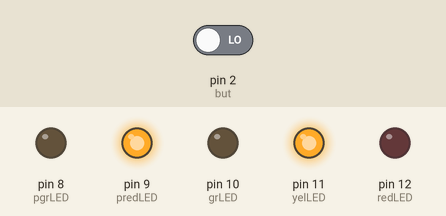
Recording of a sketch running on a simulated Arduino Uno, built with avr-gcc and run on an emulated ATmega328P. Parts: output pins drawn as LEDs (lit = HIGH). The inputs (shaded band) are chosen by the test bench; at power-on: pin 2 (but) LOW.

Above: at 17.8 s.
17.9 s: pin 2 (but) driven HIGH
At 18.9 s:
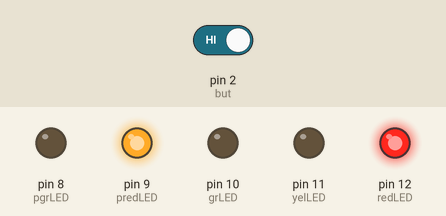
At 25.4 s:
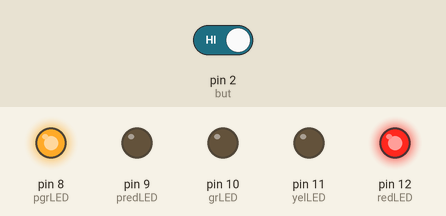
31.5 s: pin 2 (but) driven LOW
At 38.2 s:
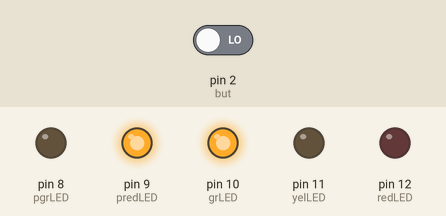
Timing chart, 0 to 51.5 s (numbered marks = the images above; inputs shaded):
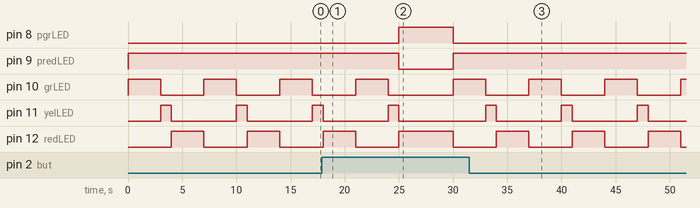

The sketch:

Review_PedSem1.ino
```cpp
// traffic lights:
int grLED = 10; /*green light*/
int yelLED = 11; /*yellow light*/
int redLED = 12; /*red light*/
// pedestrian lights:
int predLED = 9; /*red light*/
int pgrLED = 8; /*green light*/
// button:
int but = 2; /*button*/

void setup() {
// pin working mode:
// traffic lights:
pinMode (grLED, OUTPUT);
pinMode (yelLED, OUTPUT);
pinMode (redLED, OUTPUT);
// pedestrian lights:
pinMode (predLED, OUTPUT);
pinMode (pgrLED, OUTPUT);
// button:
pinMode (but, INPUT);

}

void loop() {
int buttonState = 0;

//pedestrian lights:

digitalWrite (grLED, HIGH); /*green light blinks*/
digitalWrite (predLED, HIGH); /*pedestrian red light blinks*/
delay(3000); /*delay for 3 seconds*/
buttonState = digitalRead(but); /*read the button state*/
if (buttonState == HIGH){ /*if the button pressed*/
// traffic lights:
digitalWrite (grLED, LOW);
digitalWrite (yelLED, HIGH);
delay(1000);
// green pedestrian light blinks for 5 seconds:
digitalWrite (predLED, LOW); /*pedestrian red light switched off*/
digitalWrite (yelLED, LOW); /*yellow light switched off*/
digitalWrite (pgrLED, HIGH); /*pedestrian green light switched on*/
digitalWrite (redLED, HIGH); /*red light switched on*/
delay(5000); /*for 5 seconds*/
digitalWrite (pgrLED, LOW); /*pedestrian green light switched off*/
digitalWrite (redLED, LOW); /*red light switched off*/
}
else {
// If the button didn't press, traffic ligts blink as usual:
digitalWrite (grLED, LOW);
// Yellow LED blinks for 1 second:
digitalWrite (yelLED, HIGH);
delay(1000);
digitalWrite (yelLED, LOW);
// Red LED blinks for 3 sec:
digitalWrite (redLED, HIGH);
delay(3000);
digitalWrite (redLED, LOW);
}
}
```

Measured:
- after the input at 17.9 s, pin 8 (pgrLED): LOW → HIGH after 7.1 s, → LOW 5.0 s later; pin 9 (predLED): HIGH → LOW after 7.1 s, → HIGH 5.0 s later; pin 11 (yelLED): goes on until 25.0 s, then stays LOW
- after the input at 31.5 s, pin 8 (pgrLED): stops changing and stays LOW; pin 9 (predLED): stops changing and stays HIGH
- by itself, pin 10 (grLED), pin 12 (redLED): alternates HIGH for 3.0 s and LOW for 4.0 s
- by itself, pin 11 (yelLED): alternates HIGH for 1.0 s and LOW for 6.0 s
